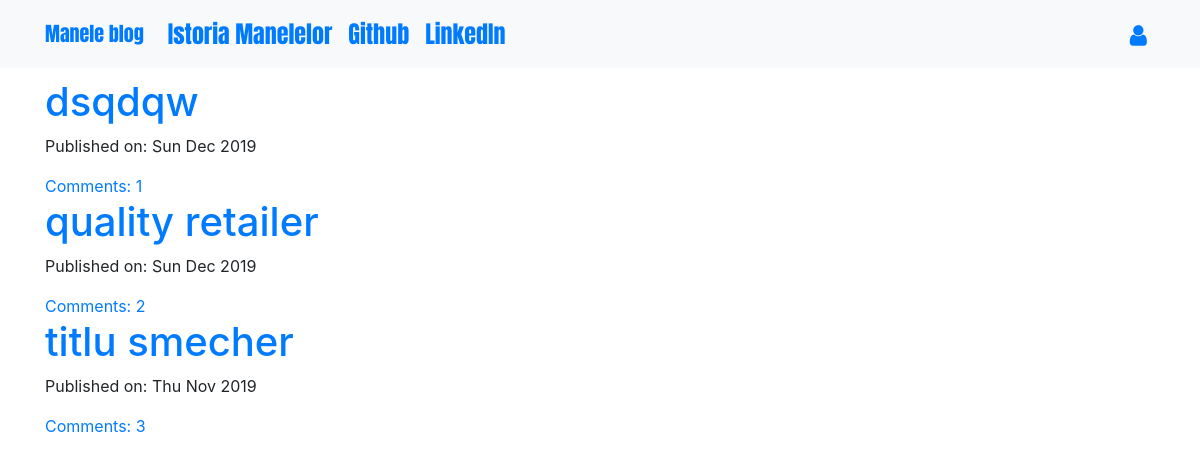
The app's page /, older data.
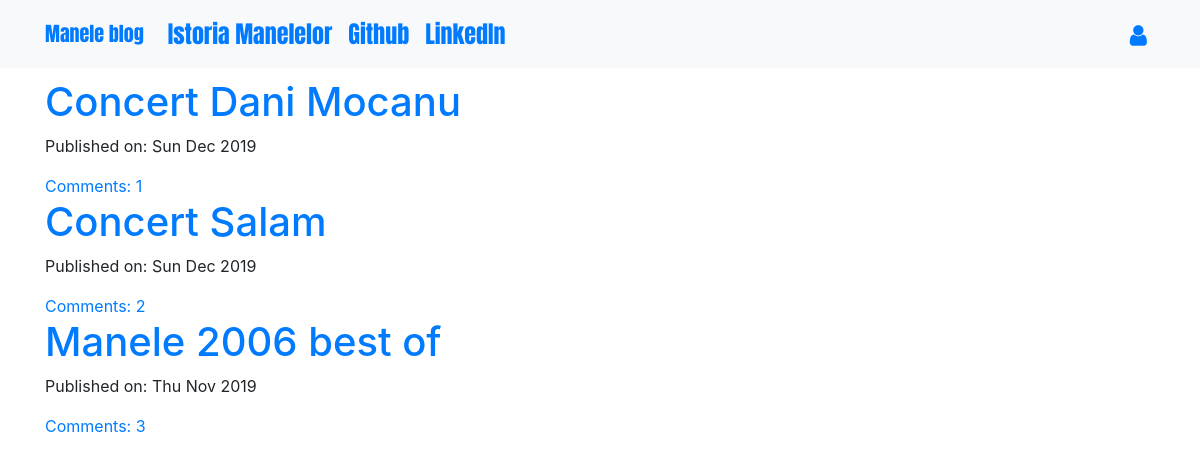
The same page, newer data.
### blog/models.py (models this page shows, shortened)
class Post(models.Model):
    author = models.ForeignKey('auth.User',on_delete=models.CASCADE)  # FK spre modelul auth.User (autentificarea userilor in admin) # FK-ul este cel ce  umple capul Authod cu valori selectabile
    title = models.CharField(max_length=200)
    text = models.TextField()
    created_date = models.DateTimeField(default=timezone.now)
    published_date = models.DateTimeField(blank=True, null=True)
    def approve_comments(self):  #afiseaza lista de commentarii aprobate -- filter
        return self.comments.filter(approved_comment=True)

### blog/views.py (the view)
# urls.py: path('',views.PostListView.as_view(),name='post_list'),
class PostListView(ListView):              # Template default suffix is _list
    model = Post                           # You can avoid context_object_name too. The default behaviour of ListView is to populate the template with context name object_list (vezi get_context_object_name)
    def get_queryset(self):                # Get the list of items for this view. This must be an iterable and may be a queryset (in which queryset-specific behavior will be enabled).
        return Post.objects.filter(published_date__lte=timezone.now()).order_by('-published_date')

### blog/templates/blog/post_list.html
{% extends 'blog/base.html' %}
{% block content %}
<div class="centerstage">
    {% for post in post_list %}
        <div class="post">
            <h1><a href="{% url 'post_detail' pk=post.pk %}">{{ post.title }}</a></h1>
            <div class="date">
                <p>Published on: {{ post.published_date|date:"D M Y"}}</p>
            </div>
            <a href="{% url 'post_detail' pk=post.pk %}">Comments: {{ post.approve_comments.count }}</a>
             </div>
    {% endfor %}
</div>
{% endblock %}

Row changes from the older to the newer data that the page shows:
changed Post: title "dsqdqw" → "Concert Dani Mocanu"
changed Post: title "quality retailer" → "Concert Salam"
changed Post: title "titlu smecher" → "Manele 2006 best of"
